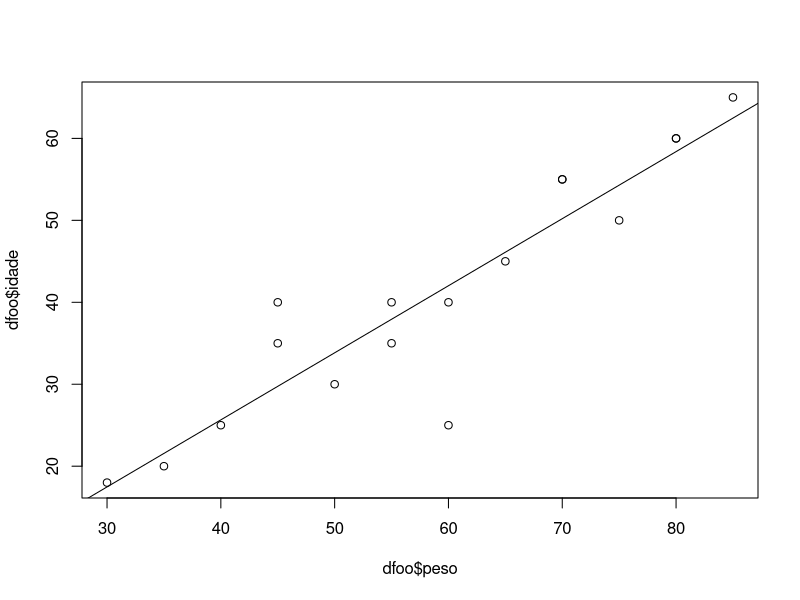
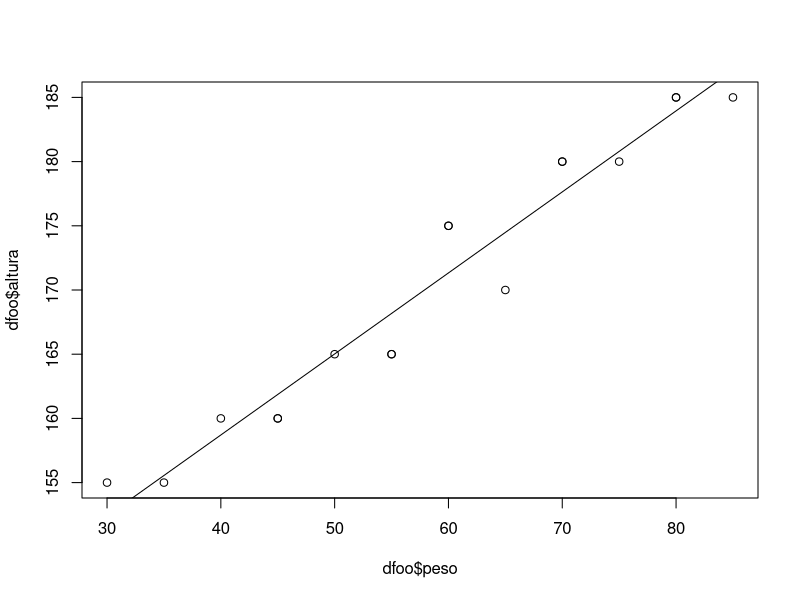
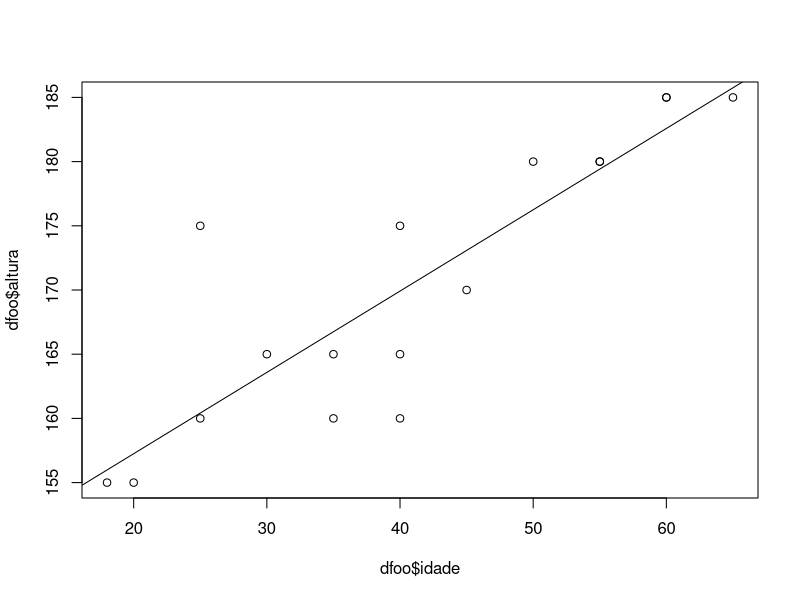

These charts were generated, in order, by the following R code:
peso=c(60,55,70,45,80,35,65,50,75,40,85,30,60,55,70,45,80)
genero=c('m','f','m','f','m','f','m','f','m','f','m','f','m','f','m','f','m')
idade=c(25,40,55,35,60,20,45,30,50,25,65,18,40,35,55,40,60)
altura=c(175,165,180,160,185,155,170,165,180,160,185,155,175,165,180,160,185)

dfoo = data.frame(peso, genero, idade, altura)

cor(dfoo$peso, dfoo$idade)
regressao <- lm(dfoo$idade ~ dfoo$peso)
plot(dfoo$peso, dfoo$idade)
abline(regressao)


cor(dfoo$peso, dfoo$altura)
regressao <- lm(dfoo$altura ~ dfoo$peso)
plot(dfoo$peso, dfoo$altura)
abline(regressao)

cor(dfoo$idade, dfoo$altura)
regressao <- lm(dfoo$altura ~ dfoo$idade)
plot(dfoo$idade, dfoo$altura)
abline(regressao)
